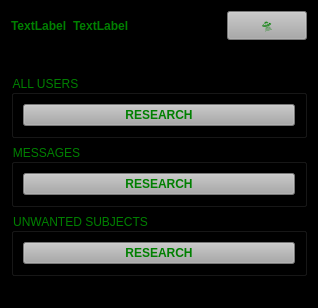
<?xml version="1.0" encoding="UTF-8"?>
<ui version="4.0">
 <class>Moderator_basement</class>
 <widget class="QWidget" name="Moderator_basement">
  <property name="geometry">
   <rect>
    <x>0</x>
    <y>0</y>
    <width>318</width>
    <height>308</height>
   </rect>
  </property>
  <property name="windowTitle">
   <string>Form</string>
  </property>
  <property name="styleSheet">
   <string notr="true">QWidget {background-color: rgb(0, 0, 0); color: green}
QPushButton {background-color: rgb(168, 168, 168);}</string>
  </property>
  <layout class="QVBoxLayout" name="verticalLayout_4">
   <item>
    <layout class="QHBoxLayout" name="horizontalLayout">
     <item>
      <widget class="QLabel" name="staf_label">
       <property name="font">
        <font>
         <family>System</family>
         <bold>true</bold>
        </font>
       </property>
       <property name="text">
        <string>TextLabel</string>
       </property>
      </widget>
     </item>
     <item>
      <widget class="QLabel" name="moder_name_label">
       <property name="font">
        <font>
         <family>System</family>
         <bold>true</bold>
        </font>
       </property>
       <property name="text">
        <string>TextLabel</string>
       </property>
      </widget>
     </item>
     <item>
      <spacer name="horizontalSpacer">
       <property name="orientation">
        <enum>Qt::Horizontal</enum>
       </property>
       <property name="sizeHint" stdset="0">
        <size>
         <width>308</width>
         <height>20</height>
        </size>
       </property>
      </spacer>
     </item>
     <item>
      <widget class="QPushButton" name="moder_exet_pushButton1">
       <property name="text">
        <string>🛸</string>
       </property>
      </widget>
     </item>
    </layout>
   </item>
   <item>
    <widget class="Line" name="line">
     <property name="orientation">
      <enum>Qt::Horizontal</enum>
     </property>
    </widget>
   </item>
   <item>
    <spacer name="verticalSpacer">
     <property name="orientation">
      <enum>Qt::Vertical</enum>
     </property>
     <property name="sizeHint" stdset="0">
      <size>
       <width>20</width>
       <height>40</height>
      </size>
     </property>
    </spacer>
   </item>
   <item>
    <widget class="QGroupBox" name="groupBox">
     <property name="font">
      <font>
       <family>System</family>
      </font>
     </property>
     <property name="title">
      <string>ALL USERS</string>
     </property>
     <layout class="QVBoxLayout" name="verticalLayout_3">
      <item>
       <widget class="QPushButton" name="all_users_pushButton">
        <property name="font">
         <font>
          <family>System</family>
          <bold>true</bold>
         </font>
        </property>
        <property name="text">
         <string>RESEARCH</string>
        </property>
       </widget>
      </item>
     </layout>
    </widget>
   </item>
   <item>
    <widget class="QGroupBox" name="groupBox_2">
     <property name="font">
      <font>
       <family>System</family>
      </font>
     </property>
     <property name="title">
      <string>MESSAGES</string>
     </property>
     <layout class="QVBoxLayout" name="verticalLayout_2">
      <item>
       <widget class="QPushButton" name="all_messages_pushButton">
        <property name="font">
         <font>
          <family>System</family>
          <bold>true</bold>
         </font>
        </property>
        <property name="text">
         <string>RESEARCH</string>
        </property>
       </widget>
      </item>
     </layout>
    </widget>
   </item>
   <item>
    <widget class="QGroupBox" name="groupBox_3">
     <property name="font">
      <font>
       <family>System</family>
      </font>
     </property>
     <property name="title">
      <string>UNWANTED SUBJECTS</string>
     </property>
     <layout class="QVBoxLayout" name="verticalLayout">
      <item>
       <widget class="QPushButton" name="banned_users_pushButton">
        <property name="font">
         <font>
          <family>System</family>
          <bold>true</bold>
         </font>
        </property>
        <property name="text">
         <string>RESEARCH</string>
        </property>
       </widget>
      </item>
     </layout>
    </widget>
   </item>
   <item>
    <spacer name="verticalSpacer_2">
     <property name="orientation">
      <enum>Qt::Vertical</enum>
     </property>
     <property name="sizeHint" stdset="0">
      <size>
       <width>20</width>
       <height>40</height>
      </size>
     </property>
    </spacer>
   </item>
  </layout>
 </widget>
 <resources/>
 <connections/>
</ui>
